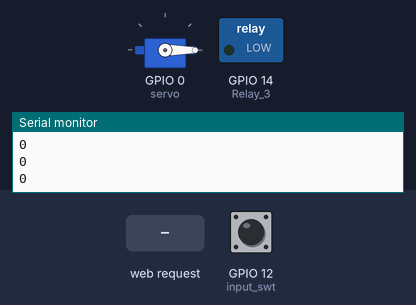
A sketch run on a simulated ESP8266 (NodeMCU). On the bench: servo, switched loads named in the sketch (green lamp = pin HIGH), the last lines printed to the serial monitor. The test bench sets the inputs (shaded band); at power-on: GPIO 12 (input_swt) LOW.

Above: at 1.3 s.
1.4 s: HTTP request GET /Start_on received
At 3.9 s:
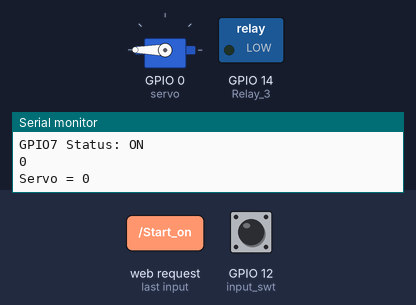
At 12.2 s:
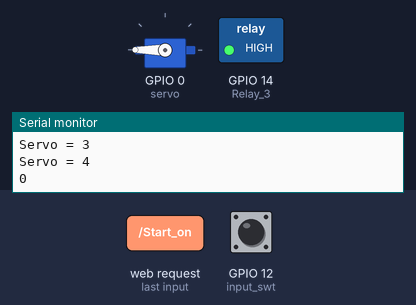
Timing chart, 0 to 13.9 s (numbered marks = the images above; inputs shaded):
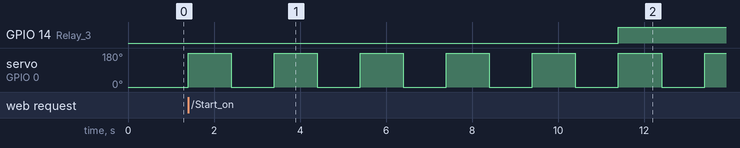

The sketch:

Auto_clean.ino
```cpp
#include <ESP8266WiFi.h>
// #include <WiFiClient.h>
#include <ESP8266WebServer.h>

#include <Servo.h>

Servo servo;

/* Put your SSID & Password */
const char* ssid = "Auto Clean";  // Enter SSID here
const char* password = "12345678";  //Enter Password

IPAddress local_ip(192,168,43,1);
IPAddress gateway(192,168,43,1);
IPAddress subnet(255,255,255,0);

ESP8266WebServer server(80);

#define Relay_1        5               // for Forward    d1
#define Relay_2        4              // for Backward   d2
#define input_swt      12              //d6                               Servo D1
#define Relay_3        14             //D5 water motor

int input;


bool Relay1_sts = LOW;
bool Relay2_sts = LOW;
bool Start = LOW;
bool flag = LOW;
int i = 0 , a;
void setup()
{
  Serial.begin(115200);

  WiFi.mode(WIFI_AP);
  WiFi.softAPConfig(local_ip, gateway, subnet);
  WiFi.softAP(ssid, password);
  Serial.println(WiFi.softAPIP());
  delay(100);

  server.on("/", handle_OnConnect);

  server.on("/Forward_on", handle_relay1_on);
  server.on("/Forward_off", handle_relay1_off);

  server.on("/Backward_on", handle_relay2_on);
  server.on("/Backward_off", handle_relay2_off);

  server.on("/Start_on", handle_start_on);
  server.on("/Start_off", handle_start_off);

  server.begin();

  Serial.println("HTTP server started");

  pinMode(Relay_1,OUTPUT);
  pinMode(Relay_2,OUTPUT);
  pinMode(input_swt,INPUT);

  digitalWrite(Relay_1,HIGH);
  digitalWrite(Relay_2,HIGH);
  digitalWrite(Relay_3,HIGH);
  servo.attach(0);
  servo.write(0);
}
void loop()
{
  server.handleClient();


  input = digitalRead(input_swt);
  Serial.println(input);

  if(Relay1_sts)
  {
    digitalWrite(Relay_1,LOW);
    pinMode(Relay_1,OUTPUT);
    Serial.println("Forward on");
  }
  else
  {
    digitalWrite(Relay_1,HIGH);
    pinMode(Relay_1,INPUT);
    // Serial.println("Forward off");
  }
  if(Relay2_sts)
  {
    digitalWrite(Relay_2,LOW);
    pinMode(Relay_2,OUTPUT);
    Serial.println("Backward on");
    // if(input == LOW )
    // {
    //   digitalWrite(Relay_2,HIGH);
    //   Serial.println("Backward off");
    // }
  }
  else
  {
    digitalWrite(Relay_2,HIGH);
    pinMode(Relay_2,INPUT);
    // Serial.println("Backward off");
  }
  if(Start)
  {
    digitalWrite(Relay_3,LOW);// water motor ONN
    // digitalWrite(Relay_2,LOW);// piston inlet
    // pinMode(Relay_2,OUTPUT);
    pinMode(Relay_3,OUTPUT);
    // Serial.println("Backward on");
    // delay(5000);

    // if(input == LOW && flag == LOW)// check the inlet is completed
    // {
      //  digitalWrite(Relay_2,HIGH); // piston off
      // pinMode(Relay_2,INPUT);
      // Serial.println("Backward off");

      for ( i = 0 ; i< 5; i++)// serov for cleaning the HP sen
      {
        servo.write(180);
        delay(1000);
        servo.write(0);
        delay(1000);
        Serial.print("Servo = ");
        Serial.println(i);
      }
      digitalWrite(Relay_3,HIGH);
      pinMode(Relay_3,INPUT);
      // a = 1;
    //   digitalWrite(Relay_3,HIGH);// water motor OFF
    //   digitalWrite(Relay_1,LOW); // piston downlet
    //   pinMode(Relay_1,OUTPUT);
    //   pinMode(Relay_3,INPUT);
    //   delay(2000);
    //   Serial.println("Forward on");
    //   a = 1;
    //   Serial.println("Flag HIGH");
    //   flag = HIGH;

    // }
    // if(a == 1)
    // {
    //   Serial.print("Start  LOW");
    //
    //   // flag = LOW;
    //   //handle_start_off();
    //   Start = LOW;// exit from the loop

    // }

  }
  // else
  // {
  //   digitalWrite(Relay_2,HIGH);
  //   flag = LOW;
  //   // Serial.println("Backward off");
  // }
  // Serial.println(flag);
  // Serial.println("Exit");

}


void handle_OnConnect() {

  Relay1_sts = LOW;
  Relay2_sts = LOW;
  Start      = LOW;


  Serial.println("GPIO7 Status: OFF | GPIO6 Status: OFF");
  server.send(200, "text/html", SendHTML(Relay1_sts, Relay2_sts, Start ));
}

void handle_relay1_on() {
  Relay1_sts = HIGH;
  Relay2_sts = LOW;
  Start      = LOW;

  Serial.println("GPIO7 Status: ON");
  server.send(200, "text/html", SendHTML(Relay1_sts, Relay2_sts, Start));
}

void handle_relay1_off() {

  Relay1_sts = LOW;
  Relay2_sts = LOW;
  Start      = LOW;

  Serial.println("GPIO7 Status: OFF");
  server.send(200, "text/html", SendHTML(Relay1_sts, Relay2_sts, Start ));

}

void handle_relay2_on() {
  Relay1_sts = LOW;
  Relay2_sts = HIGH;  // Corrected this line to set HIGH
  Start      = LOW;

  Serial.println("GPIO7 Status: ON");
  server.send(200, "text/html", SendHTML(Relay1_sts, Relay2_sts, Start));
}
void handle_relay2_off() {

  Relay1_sts = LOW;
  Relay2_sts = LOW;
  Start      = LOW;

  Serial.println("GPIO7 Status: OFF");
  server.send(200, "text/html", SendHTML(Relay1_sts, Relay2_sts, Start ));

}

void handle_start_on() {
  Relay1_sts = LOW;
  Relay2_sts = LOW;
  Start      = HIGH;

  Serial.println("GPIO7 Status: ON");
  server.send(200, "text/html", SendHTML(Relay1_sts, Relay2_sts, Start));
}

void handle_start_off() {

  Relay1_sts = LOW;
  Relay2_sts = LOW;
  Start      = LOW;

  Serial.println("GPIO7 Status: OFF");
  server.send(200, "text/html", SendHTML(Relay1_sts, Relay2_sts, Start));

}


String SendHTML(uint8_t Leftstat,uint8_t Rightstat, uint8_t Straight){
  String ptr = "<!DOCTYPE html> <html>\n";
  ptr +="<head><meta name=\"viewport\" content=\"width=device-width, initial-scale=1.0, user-scalable=no\">\n";
  ptr +="<title>LED Control</title>\n";
  ptr +="<style>html { font-family: Helvetica; display: inline-block; margin: 0px auto; text-align: center;}\n";
  ptr +="body{margin-top: 50px;} h1 {color: #444444;margin: 50px auto 30px;} h3 {color: #444444;margin-bottom: 50px;}\n";
  ptr +=".button {display: block;width: 80px;background-color: #1abc9c;border: none;color: white;padding: 13px 30px;text-decoration: none;font-size: 25px;margin: 0px auto 35px;cursor: pointer;border-radius: 4px;}\n";
  ptr +=".button-on {background-color: #1abc9c;}\n";
  ptr +=".button-on:active {background-color: #16a085;}\n";
  ptr +=".button-off {background-color: #34495e;}\n";
  ptr +=".button-off:active {background-color: #2c3e50;}\n";
  ptr +="p {font-size: 14px;color: #888;margin-bottom: 10px;}\n";
  ptr +="</style>\n";
  ptr +="</head>\n";
  ptr +="<body>\n";
  ptr +="<h1> Auto Cleaning System For PH Sensor </h1>\n";


   if(Leftstat)
  {ptr +="<p>Forward: ON</p><a class=\"button button-off\" href=\"/Forward_off\">OFF</a>\n";}
  else
  {ptr +="<p>Forward: OFF</p><a class=\"button button-on\" href=\"/Forward_on\">ON</a>\n";}

  if(Rightstat)
  {ptr +="<p>Backward: ON</p><a class=\"button button-off\" href=\"/Backward_off\">OFF</a>\n";}
  else
  {ptr +="<p>Backward: OFF</p><a class=\"button button-on\" href=\"/Backward_on\">ON</a>\n";}

   if(Straight)
  {ptr +="<p>Clean: ON</p><a class=\"button button-off\" href=\"/Start_off\">OFF</a>\n";}
  else
   {ptr +="<p>Clean: OFF</p><a class=\"button button-on\" href=\"/Start_on\">ON</a>\n";}


  ptr +="</body>\n";
  ptr +="</html>\n";
  return ptr;
}
```

Measured:
- after the input at 1.4 s, GPIO 14 (Relay_3): LOW → HIGH after 10.0 s; servo on GPIO 0 (servo): alternates 180° for 1.0 s and 0° for 1.0 s, starting at once
